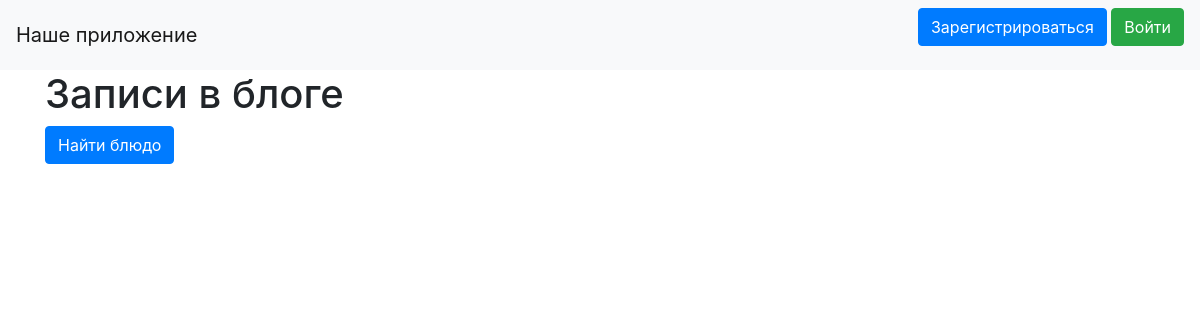
Before: / with the older database file.
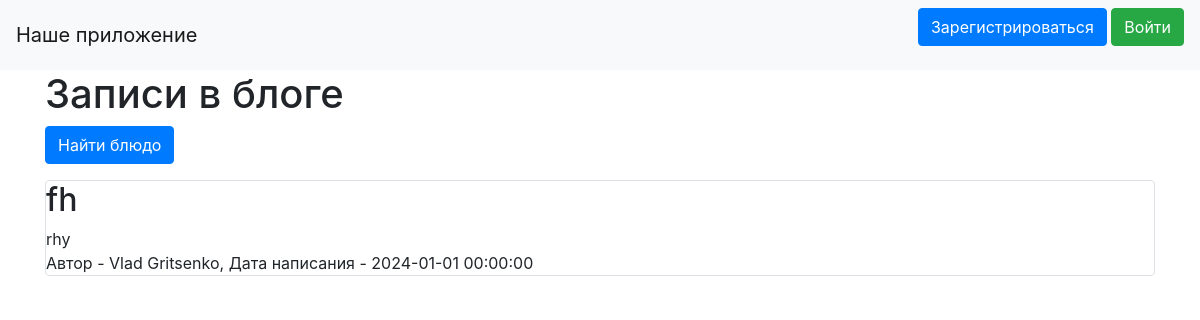
After: the same page with the newer database file.
### data/news.py (models this page shows)
class News(SqlAlchemyBase):
    __tablename__ = 'news'
    id = sqlalchemy.Column(sqlalchemy.Integer,
                           primary_key=True, autoincrement=True)
    title = sqlalchemy.Column(sqlalchemy.String, nullable=True)
    content = sqlalchemy.Column(sqlalchemy.String, nullable=True)
    created_date = sqlalchemy.Column(sqlalchemy.DateTime,
                                     default=datetime.datetime.now)
    is_private = sqlalchemy.Column(sqlalchemy.Boolean, default=True)
    user_id = sqlalchemy.Column(sqlalchemy.Integer,
                                sqlalchemy.ForeignKey("users.id"))
    user = orm.relationship('User')

### data/users.py (models this page shows, shortened)
class User(SqlAlchemyBase, UserMixin):
    __tablename__ = 'users'
    id = sqlalchemy.Column(sqlalchemy.Integer, primary_key=True, autoincrement=True)
    name = sqlalchemy.Column(sqlalchemy.String, nullable=True)
    about = sqlalchemy.Column(sqlalchemy.String, nullable=True)
    email = sqlalchemy.Column(sqlalchemy.String, index=True, unique=True, nullable=True)
    hashed_password = sqlalchemy.Column(sqlalchemy.String, nullable=True)
    created_date = sqlalchemy.Column(sqlalchemy.DateTime, default=datetime.datetime.now)
    news = orm.relationship("News", back_populates='user')

### main.py (the view)
@app.route("/")
def index():
    db_sess = db_session.create_session()
    news = db_sess.query(News).filter(News.is_private != True)
    if current_user.is_authenticated:
        news = db_sess.query(News).filter(
            (News.user == current_user) | (News.is_private != True))
    else:
        news = db_sess.query(News).filter(News.is_private != True)
    return render_template("index.html", news=news)

### data/db_session.py (called while the page is built)
def create_session() -> Session:
    global __factory
    return __factory()

### templates/index.html (shortened to what this page needs)
{% extends "base.html" %}
{% block content %}
<h1>Записи в блоге</h1>
        <p>
            <a class="btn btn-primary " href="/register">Найти блюдо</a>
        </p>
{% for item in news%}
<div class="col-md6 border rounded">
    <h2>{{item.title}}</h2>
    <div>
        {{item.content}}
    </div>
    <div>
        Автор - {{item.user.name}}, Дата написания - {{item.created_date}}
    </div>
</div>
{% endfor %}
{% endblock %}

### templates/base.html (shortened to what this page needs)
<!doctype html>
<html lang="en">
<head>
    <link rel="stylesheet"
          href="https://stackpath.bootstrapcdn.com/bootstrap/4.4.1/css/bootstrap.min.css"
>
</head>
<body>
<header>
    <nav class="navbar navbar-light bg-light">
        <a class="navbar-brand" href="#">Наше приложение</a>
        {% if current_user.is_authenticated %}
    <a class="navbar-brand" href="/logout">{{ current_user.name }}</a>
{% else %}
    <p>
        <a class="btn btn-primary " href="/register">Зарегистрироваться</a>
        <a class="btn btn-success" href="/login">Войти</a>
    </p>
{% endif %}
    </nav>
</header>
<main role="main" class="container">
    {% block content %}{% endblock %}
</main>
</body>
</html>

Changed rows visible on the page:
added News: title "fh", content "rhy", user.name "Vlad Gritsenko", created_date "2024-01-01 00:00:00"
